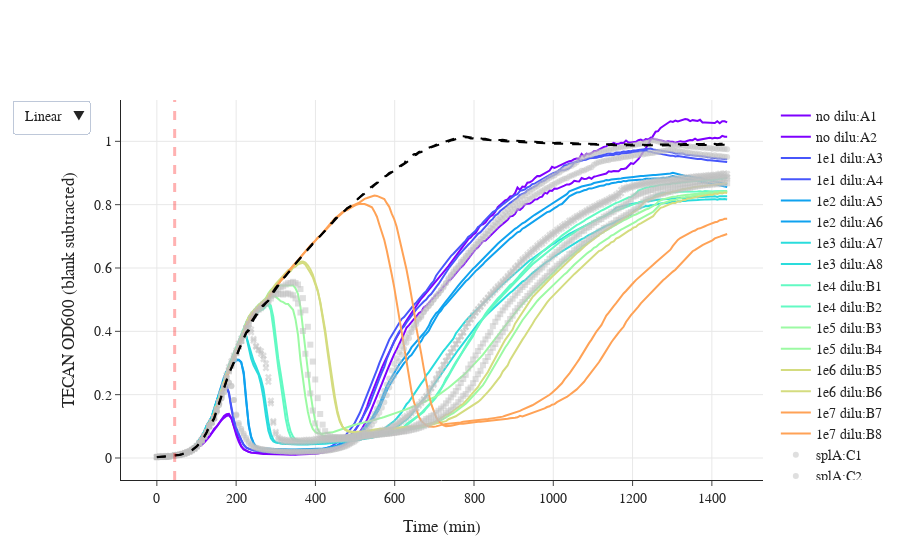

Here is the notebook cell this chart was saved with:
### Code cell
xdata = df.to_numpy()[0]/60;

labels = list(my_dict.keys())

fig = go.Figure()
k = 0;
for label_ in labels:
    for j in my_dict[label_]:
        fig.add_trace(go.Scatter(
        x=xdata,
        y=df.loc[j].to_numpy()-ymean,
        mode='lines', # Style name/legend entry with html tags
        name=label_+':'+j,
        line=dict(color=colors_hex[k]),# override default to connect the gaps
        ))
    k =k+1;

for spl in ['C1','C2']:
    fig.add_trace(go.Scatter(
            x=xdata,
            y=df.loc[spl].to_numpy()-ymean,
            mode='markers', # Style name/legend entry with html tags
            name='splA:'+spl,
            marker_color='rgba(192, 192, 192, 0.5)',
            marker_symbol='circle',
        ))    
    
for spl in ['C3','C4']:
    fig.add_trace(go.Scatter(
            x=xdata,
            y=df.loc[spl].to_numpy()-ymean,
            mode='markers', # Style name/legend entry with html tags
            name='splB:'+spl,
            marker_color='rgba(192, 192, 192, 0.5)',
            marker_symbol='x',
        ))    
    
for spl in ['C5','C6']:
    fig.add_trace(go.Scatter(
            x=xdata,
            y=df.loc[spl].to_numpy()-ymean,
            mode='markers', # Style name/legend entry with html tags
            name='splC:'+spl,
            marker_color='rgba(192, 192, 192, 0.5)',
            marker_symbol='square',
        ))   
    
for uninf in ['C7','C8']:
    fig.add_trace(go.Scatter(
            x=xdata,
            y=df.loc[uninf].to_numpy()-ymean,
            mode='lines', # Style name/legend entry with html tags
            name='uninf:'+uninf,
            line=dict(color='black',dash='dash'),# override default to connect the gaps
        ))

fig.add_vline(x=xdata[6], line_width=3, line_dash="dash", line_color="red")    

fig.update_layout(xaxis_title='Time (min)',\
                  yaxis_title='TECAN OD600 (blank subtracted)',\
                  updatemenus=[dict(\
                       buttons=[\
                                dict(label="Linear",  method="relayout", args=[{"yaxis.type": "linear"}]),\
                                dict(label="Log", method="relayout", args=[{"yaxis.type": "log"}]),\
                               ])])
fig.update_xaxes(showgrid=True)
fig.update_yaxes(showgrid=True)
#fig.update_layout(title_text='1:500 dilution from overnight', title_x=0.5)
fig.layout.font.family = 'Arial'; fig.layout.font.size = 14

fig.show()
#fig.write_html("../data_240128/03_OD_nonblank_ts.html")

### Figure 1 — Plotly figure (JSON) as saved in the notebook; plotly's stock layout.template omitted (floating-point values rounded to 4 significant figures; data arrays with more than 128 entries replaced by an {"elided": "..."} marker saying what was removed)
{"data": [{"line": {"color": "#7f00ff"}, "mode": "lines", "name": "no dilu:A1", "type": "scatter", "x": {"elided": "231 float values"}, "y": {"elided": "231 float values"}}, {"line": {"color": "#7f00ff"}, "mode": "lines", "name": "no dilu:A2", "type": "scatter", "x": {"elided": "231 float values"}, "y": {"elided": "231 float values"}}, {"line": {"color": "#4756fb"}, "mode": "lines", "name": "1e1 dilu:A3", "type": "scatter", "x": {"elided": "231 float values"}, "y": {"elided": "231 float values"}}, {"line": {"color": "#4756fb"}, "mode": "lines", "name": "1e1 dilu:A4", "type": "scatter", "x": {"elided": "231 float values"}, "y": {"elided": "231 float values"}}, {"line": {"color": "#0fa2ef"}, "mode": "lines", "name": "1e2 dilu:A5", "type": "scatter", "x": {"elided": "231 float values"}, "y": {"elided": "231 float values"}}, {"line": {"color": "#0fa2ef"}, "mode": "lines", "name": "1e2 dilu:A6", "type": "scatter", "x": {"elided": "231 float values"}, "y": {"elided": "231 float values"}}, {"line": {"color": "#2adcdc"}, "mode": "lines", "name": "1e3 dilu:A7", "type": "scatter", "x": {"elided": "231 float values"}, "y": {"elided": "231 float values"}}, {"line": {"color": "#2adcdc"}, "mode": "lines", "name": "1e3 dilu:A8", "type": "scatter", "x": {"elided": "231 float values"}, "y": {"elided": "231 float values"}}, {"line": {"color": "#62fac3"}, "mode": "lines", "name": "1e4 dilu:B1", "type": "scatter", "x": {"elided": "231 float values"}, "y": {"elided": "231 float values"}}, {"line": {"color": "#62fac3"}, "mode": "lines", "name": "1e4 dilu:B2", "type": "scatter", "x": {"elided": "231 float values"}, "y": {"elided": "231 float values"}}, {"line": {"color": "#9cfaa3"}, "mode": "lines", "name": "1e5 dilu:B3", "type": "scatter", "x": {"elided": "231 float values"}, "y": {"elided": "231 float values"}}, {"line": {"color": "#9cfaa3"}, "mode": "lines", "name": "1e5 dilu:B4", "type": "scatter", "x": {"elided": "231 float values"}, "y": {"elided": "231 float values"}}, {"line": {"color": "#d4dc7f"}, "mode": "lines", "name": "1e6 dilu:B5", "type": "scatter", "x": {"elided": "231 float values"}, "y": {"elided": "231 float values"}}, {"line": {"color": "#d4dc7f"}, "mode": "lines", "name": "1e6 dilu:B6", "type": "scatter", "x": {"elided": "231 float values"}, "y": {"elided": "231 float values"}}, {"line": {"color": "#ffa256"}, "mode": "lines", "name": "1e7 dilu:B7", "type": "scatter", "x": {"elided": "231 float values"}, "y": {"elided": "231 float values"}}, {"line": {"color": "#ffa256"}, "mode": "lines", "name": "1e7 dilu:B8", "type": "scatter", "x": {"elided": "231 float values"}, "y": {"elided": "231 float values"}}, {"marker": {"color": "rgba(192, 192, 192, 0.5)", "symbol": "circle"}, "mode": "markers", "name": "splA:C1", "type": "scatter", "x": {"elided": "231 float values"}, "y": {"elided": "231 float values"}}, {"marker": {"color": "rgba(192, 192, 192, 0.5)", "symbol": "circle"}, "mode": "markers", "name": "splA:C2", "type": "scatter", "x": {"elided": "231 float values"}, "y": {"elided": "231 float values"}}, {"marker": {"color": "rgba(192, 192, 192, 0.5)", "symbol": "x"}, "mode": "markers", "name": "splB:C3", "type": "scatter", "x": {"elided": "231 float values"}, "y": {"elided": "231 float values"}}, {"marker": {"color": "rgba(192, 192, 192, 0.5)", "symbol": "x"}, "mode": "markers", "name": "splB:C4", "type": "scatter", "x": {"elided": "231 float values"}, "y": {"elided": "231 float values"}}, {"marker": {"color": "rgba(192, 192, 192, 0.5)", "symbol": "square"}, "mode": "markers", "name": "splC:C5", "type": "scatter", "x": {"elided": "231 float values"}, "y": {"elided": "231 float values"}}, {"marker": {"color": "rgba(192, 192, 192, 0.5)", "symbol": "square"}, "mode": "markers", "name": "splC:C6", "type": "scatter", "x": {"elided": "231 float values"}, "y": {"elided": "231 float values"}}, {"line": {"color": "black", "dash": "dash"}, "mode": "lines", "name": "uninf:C7", "type": "scatter", "x": {"elided": "231 float values"}, "y": {"elided": "231 float values"}}, {"line": {"color": "black", "dash": "dash"}, "mode": "lines", "name": "uninf:C8", "type": "scatter", "x": {"elided": "231 float values"}, "y": {"elided": "231 float values"}}], "layout": {"font": {"family": "Arial", "size": 14}, "shapes": [{"line": {"color": "red", "dash": "dash", "width": 3}, "type": "line", "x0": 44.95, "x1": 44.95, "xref": "x", "y0": 0, "y1": 1, "yref": "y domain"}], "updatemenus": [{"buttons": [{"args": [{"yaxis.type": "linear"}], "label": "Linear", "method": "relayout"}, {"args": [{"yaxis.type": "log"}], "label": "Log", "method": "relayout"}]}], "xaxis": {"showgrid": true, "title": {"text": "Time (min)"}}, "yaxis": {"showgrid": true, "title": {"text": "TECAN OD600 (blank subtracted)"}}}}
